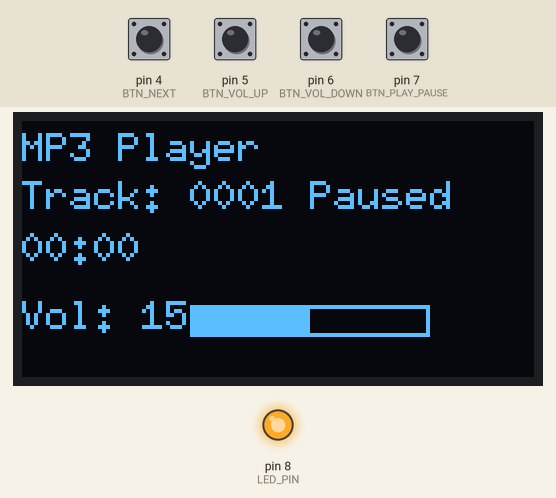
The sketch below on a simulated Arduino Uno, built with avr-gcc and run on an emulated ATmega328P. On the bench: 128×64 one-colour display, output pins drawn as LEDs (lit = HIGH). Dashed ring = blinking. The inputs (shaded band) are chosen by the test bench; at power-on: pin 4 (BTN_NEXT), pin 5 (BTN_VOL_UP), pin 6 (BTN_VOL_DOWN), pin 7 (BTN_PLAY_PAUSE) HIGH. The audio player accepts every command and is not drawn; what the sketch prints to the serial monitor is not drawn.

Above: at 2.0 s.
2.1 s: pin 4 (BTN_NEXT) pulled LOW for 0.45 s
At 3.0 s:
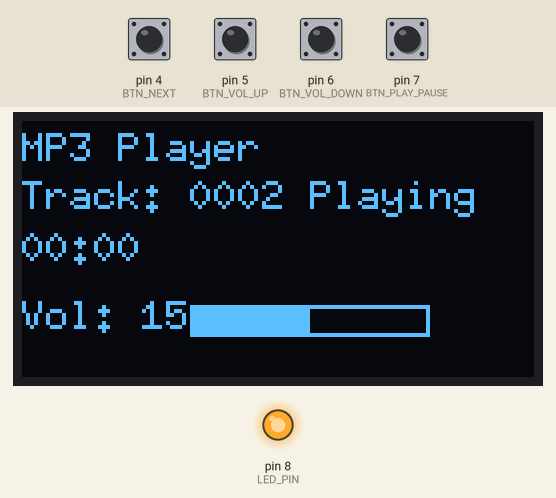
5.5 s: pin 7 (BTN_PLAY_PAUSE) pulled LOW for 0.45 s
At 7.3 s:
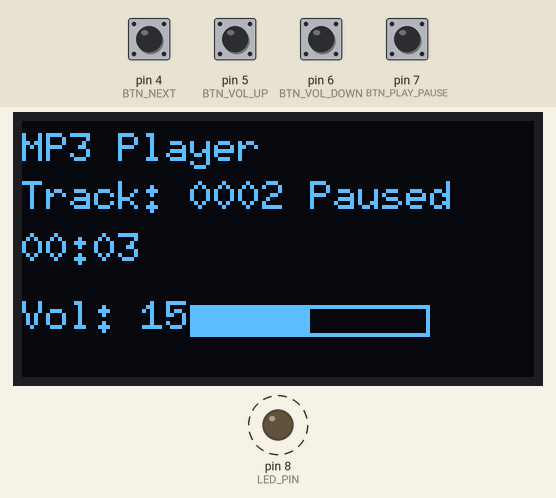
7.4 s: pin 7 (BTN_PLAY_PAUSE) pulled LOW for 1 s
At 8.3 s:
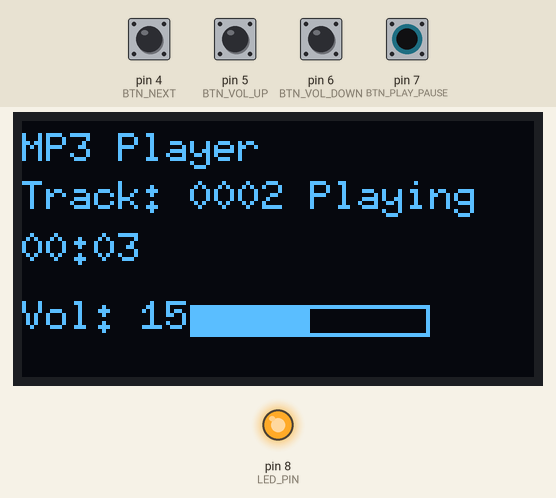
9.9 s: pin 5 (BTN_VOL_UP) pulled LOW for 0.45 s
At 11.7 s:
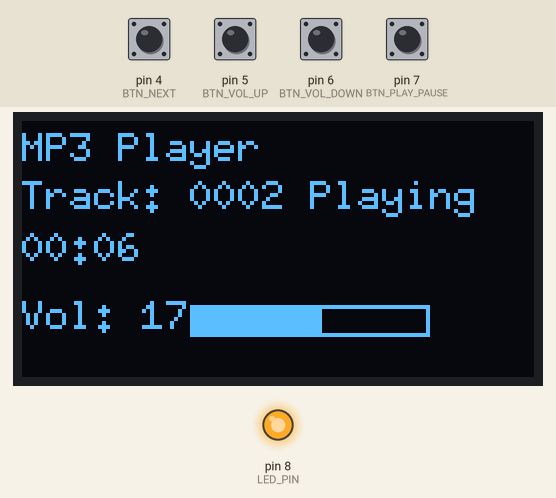
12.2 s: pin 6 (BTN_VOL_DOWN) pulled LOW for 0.45 s
At 14.0 s:
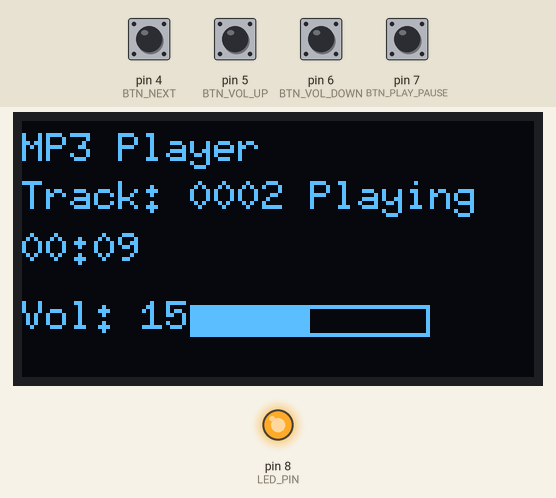
14.1 s: pin 4 (BTN_NEXT) pulled LOW for 1 s
At 16.4 s:
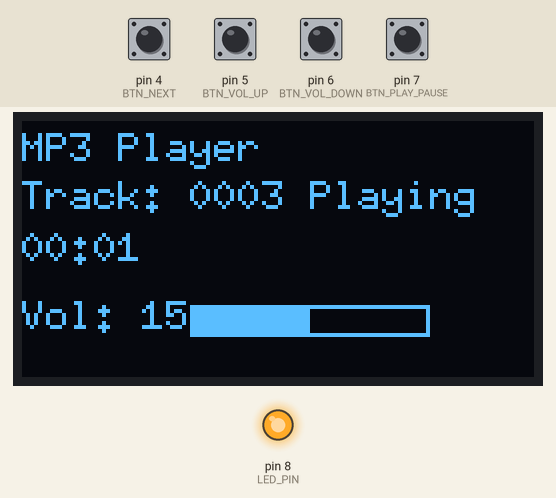
Timing chart, 0 to 17.9 s (numbered marks = the images above; inputs shaded):
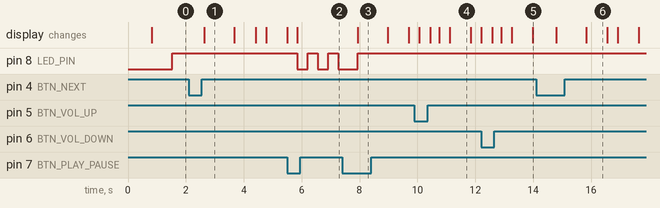

The sketch:

sketch_nov19b.ino
```cpp
#include <SoftwareSerial.h>
#include "DFRobotDFPlayerMini.h"
#include "U8glib.h"

U8GLIB_SH1106_128X64 u8g(U8G_I2C_OPT_NO_ACK);
SoftwareSerial mySerial(2, 3);
DFRobotDFPlayerMini myDFPlayer;

// === Пины ===
const uint8_t BTN_NEXT       = 4;
const uint8_t BTN_VOL_UP     = 5;
const uint8_t BTN_VOL_DOWN   = 6;
const uint8_t BTN_PLAY_PAUSE = 7;
const uint8_t LED_PIN        = 8;

// === Состояние плеера ===
int current_track = 1;
unsigned long track_start_time = 0;
unsigned long track_played_seconds = 0;
bool is_playing = false;

int current_volume = 15;
const int VOL_SHORT = 2;
const int VOL_LONG  = 5;

// === Кнопки громкости ===
unsigned long btn_up_time = 0;
unsigned long btn_down_time = 0;
bool btn_up_active = false;
bool btn_down_active = false;

// === LED ===
unsigned long led_timer = 0;
bool led_state = false;

// === Ключевой флаг: только что отправили команду play ===
bool just_sent_play_command = false;

// === Обновление экрана ===
void updateDisplay() {
  u8g.firstPage();
  do {
    u8g.setFont(u8g_font_6x10);
    u8g.setDefaultForegroundColor();

    u8g.drawStr(0, 10, "MP3 Player");

    char trackStr[30];
    sprintf(trackStr, "Track: %04d %s", current_track, is_playing ? "Playing" : "Paused");
    u8g.drawStr(0, 22, trackStr);

    unsigned long elapsed = track_played_seconds;
    if (is_playing) {
      elapsed += (millis() - track_start_time) / 1000;
    }
    char timeStr[20];
    sprintf(timeStr, "%02lu:%02lu", elapsed / 60, elapsed % 60);
    u8g.drawStr(0, 35, timeStr);

    char volStr[20];
    sprintf(volStr, "Vol: %02d", current_volume);
    u8g.drawStr(0, 52, volStr);

    u8g.drawFrame(42, 46, 60, 8);
    int vol_bar = map(current_volume, 0, 30, 0, 58);
    u8g.drawBox(43, 47, vol_bar, 6);

  } while (u8g.nextPage());
}

// === Громкость ===
void setVolume(int vol) {
  vol = constrain(vol, 0, 30);
  if (vol != current_volume) {
    current_volume = vol;
    myDFPlayer.volume(current_volume);
    updateDisplay();
  }
}

void startNewTrack() {
  myDFPlayer.stop();
  delay(50);
  while (myDFPlayer.available()) myDFPlayer.read();

  Serial.print(F("Playing track: "));
  Serial.println(current_track);

  myDFPlayer.playMp3Folder(current_track);

  just_sent_play_command = true;

  track_start_time = millis();
  track_played_seconds = 0;
  is_playing = true;

  updateDisplay();
}

void togglePlayPause() {
  if (is_playing) {
    myDFPlayer.pause();
    track_played_seconds += (millis() - track_start_time) / 1000;
    Serial.println(F("Paused"));
  } else {
    if (track_played_seconds == 0 && track_start_time == 0) {
      startNewTrack();
      return;
    } else {
      myDFPlayer.start();
      track_start_time = millis();
      Serial.println(F("Resumed"));
    }
  }
  is_playing = !is_playing;
  updateDisplay();
}

// === LED ===
void updateLED() {
  unsigned long now = millis();
  if (is_playing) {
    digitalWrite(LED_PIN, HIGH);
  } else {
    if (track_played_seconds == 0) {
      if (now - led_timer >= 1000) {
        led_timer = now;
        led_state = !led_state;
        digitalWrite(LED_PIN, led_state);
      }
    } else {
      if (now - led_timer >= 200) {
        led_timer = now;
        led_state = !led_state;
        digitalWrite(LED_PIN, led_state);
      }
    }
  }
}

void setup() {
  Serial.begin(115200);
  mySerial.begin(9600);

  pinMode(BTN_NEXT,       INPUT_PULLUP);
  pinMode(BTN_VOL_UP,     INPUT_PULLUP);
  pinMode(BTN_VOL_DOWN,   INPUT_PULLUP);
  pinMode(BTN_PLAY_PAUSE, INPUT_PULLUP);
  pinMode(LED_PIN,        OUTPUT);

  if (!myDFPlayer.begin(mySerial, true, false)) {
    Serial.println(F("DFPlayer не найден!"));
    while (true) {
      digitalWrite(LED_PIN, !digitalRead(LED_PIN));
      delay(300);
    }
  }

  myDFPlayer.volume(current_volume);
  myDFPlayer.EQ(DFPLAYER_EQ_NORMAL);

  Serial.println(F("MP3 Player готов!"));
  led_timer = millis();
  updateDisplay();
}

void loop() {
  bool next  = digitalRead(BTN_NEXT)       == LOW;
  bool up    = digitalRead(BTN_VOL_UP)     == LOW;
  bool down  = digitalRead(BTN_VOL_DOWN)   == LOW;
  bool play  = digitalRead(BTN_PLAY_PAUSE) == LOW;

  static bool last_next = false;
  static bool last_play = false;

  if (next && !last_next) {
    current_track++;
    if (current_track > 9999) current_track = 1;
    startNewTrack();
  }
  last_next = next;

  // Play / Pause
  if (play && !last_play) {
    togglePlayPause();
  }
  last_play = play;

  // Громкость +
  if (up && !btn_up_active) {
    btn_up_active = true;
    btn_up_time = millis();
    setVolume(current_volume + VOL_SHORT);
  }
  if (up && btn_up_active && (millis() - btn_up_time >= 500)) {
    btn_up_time = millis();
    setVolume(current_volume + VOL_LONG);
  }
  if (!up) btn_up_active = false;

  // Громкость -
  if (down && !btn_down_active) {
    btn_down_active = true;
    btn_down_time = millis();
    setVolume(current_volume - VOL_SHORT);
  }
  if (down && btn_down_active && (millis() - btn_down_time >= 500)) {
    btn_down_time = millis();
    setVolume(current_volume - VOL_LONG);
  }
  if (!down) btn_down_active = false;

  if (myDFPlayer.available()) {
    if (just_sent_play_command) {
      while (myDFPlayer.available()) myDFPlayer.read();
      just_sent_play_command = false;
    } else {
      uint8_t type = myDFPlayer.readType();

      if (type == DFPlayerPlayFinished && is_playing) {
        Serial.println(F("Track finished -> next"));
        track_played_seconds += (millis() - track_start_time) / 1000;
        current_track++;
        if (current_track > 9999) current_track = 1;
        startNewTrack();
      }
    }
  }

  updateLED();
  updateDisplay();
  delay(50);
}
```

Measured:
- after the input at 2.1 s, pin 8 (LED_PIN): stays HIGH (without the input it goes to LOW after 0.50 s); the display: changes after 0.54 s (image 1)
- after the input at 5.5 s, pin 8 (LED_PIN): alternates HIGH for 0.35 s and LOW for 0.35 s, starting after 0.35 s; the display: changes after 0.35 s (image 2)
- after the input at 7.4 s, the display: changes after 0.54 s (image 3)
- what the display in image 1 shows lasts 1.1 s, from 2.6 s to 3.7 s
